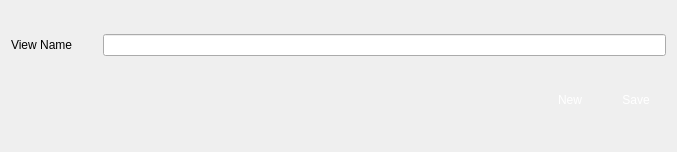
<?xml version="1.0" encoding="UTF-8"?>
<ui version="4.0">
 <class>VSCViewConf</class>
 <widget class="QDialog" name="VSCViewConf">
  <property name="geometry">
   <rect>
    <x>0</x>
    <y>0</y>
    <width>677</width>
    <height>152</height>
   </rect>
  </property>
  <property name="windowTitle">
   <string>View Configuration</string>
  </property>
  <property name="windowIcon">
   <iconset resource="vscmainwindows.qrc">
    <normaloff>:/logo/resources/vscsmall.png</normaloff>:/logo/resources/vscsmall.png</iconset>
  </property>
  <layout class="QVBoxLayout" name="verticalLayout">
   <item>
    <layout class="QHBoxLayout" name="horizontalLayout">
     <property name="spacing">
      <number>30</number>
     </property>
     <item>
      <widget class="QLabel" name="label">
       <property name="styleSheet">
        <string notr="true">font: 12pt &quot;Arial&quot;;</string>
       </property>
       <property name="text">
        <string>View Name</string>
       </property>
      </widget>
     </item>
     <item>
      <widget class="QLineEdit" name="lineEditName">
       <property name="styleSheet">
        <string notr="true">font: 12pt &quot;Arial&quot;;</string>
       </property>
      </widget>
     </item>
    </layout>
   </item>
   <item>
    <layout class="QHBoxLayout" name="_2">
     <property name="spacing">
      <number>6</number>
     </property>
     <property name="leftMargin">
      <number>0</number>
     </property>
     <property name="topMargin">
      <number>0</number>
     </property>
     <property name="rightMargin">
      <number>0</number>
     </property>
     <property name="bottomMargin">
      <number>0</number>
     </property>
     <item>
      <spacer>
       <property name="orientation">
        <enum>Qt::Horizontal</enum>
       </property>
       <property name="sizeHint" stdset="0">
        <size>
         <width>131</width>
         <height>31</height>
        </size>
       </property>
      </spacer>
     </item>
     <item>
      <widget class="QPushButton" name="pbNew">
       <property name="minimumSize">
        <size>
         <width>60</width>
         <height>30</height>
        </size>
       </property>
       <property name="maximumSize">
        <size>
         <width>60</width>
         <height>30</height>
        </size>
       </property>
       <property name="styleSheet">
        <string notr="true">QPushButton { 
border:none;
color:white;
background-image: url(:/action/resources/button.png);}
QPushButton:hover {
	background-image: url(:/action/resources/buttonpress.png);}
QPushButton:pressed {
	background-image: url(:/action/resources/buttonpress.png);}
</string>
       </property>
       <property name="text">
        <string>New</string>
       </property>
      </widget>
     </item>
     <item>
      <widget class="QPushButton" name="pbModify">
       <property name="minimumSize">
        <size>
         <width>60</width>
         <height>30</height>
        </size>
       </property>
       <property name="maximumSize">
        <size>
         <width>60</width>
         <height>30</height>
        </size>
       </property>
       <property name="styleSheet">
        <string notr="true">QPushButton { 
border:none;
color:white;
background-image: url(:/action/resources/button.png);}
QPushButton:hover {
	background-image: url(:/action/resources/buttonpress.png);}
QPushButton:pressed {
	background-image: url(:/action/resources/buttonpress.png);}
</string>
       </property>
       <property name="text">
        <string>Save</string>
       </property>
      </widget>
     </item>
    </layout>
   </item>
  </layout>
 </widget>
 <resources>
  <include location="vscmainwindows.qrc"/>
 </resources>
 <connections>
  <connection>
   <sender>pbModify</sender>
   <signal>clicked()</signal>
   <receiver>VSCViewConf</receiver>
   <slot>accept()</slot>
   <hints>
    <hint type="sourcelabel">
     <x>278</x>
     <y>253</y>
    </hint>
    <hint type="destinationlabel">
     <x>96</x>
     <y>254</y>
    </hint>
   </hints>
  </connection>
  <connection>
   <sender>pbNew</sender>
   <signal>clicked()</signal>
   <receiver>VSCViewConf</receiver>
   <slot>reject()</slot>
   <hints>
    <hint type="sourcelabel">
     <x>369</x>
     <y>253</y>
    </hint>
    <hint type="destinationlabel">
     <x>179</x>
     <y>282</y>
    </hint>
   </hints>
  </connection>
 </connections>
</ui>
